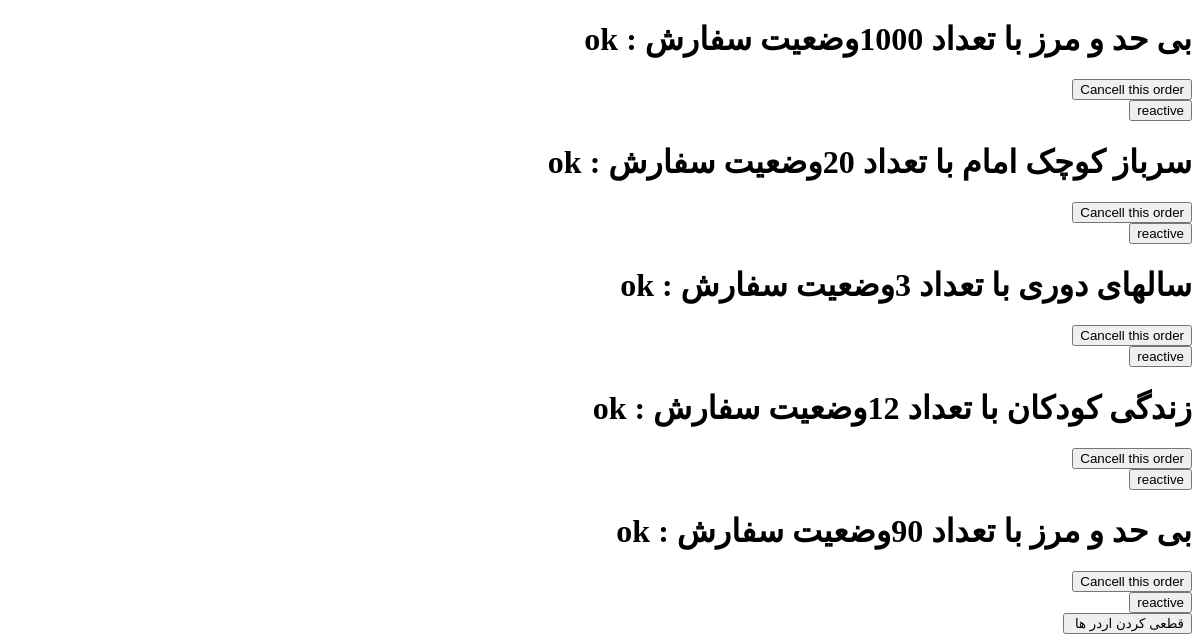
/show-basket (signed in, lower part), run on an earlier commit of the app's database.
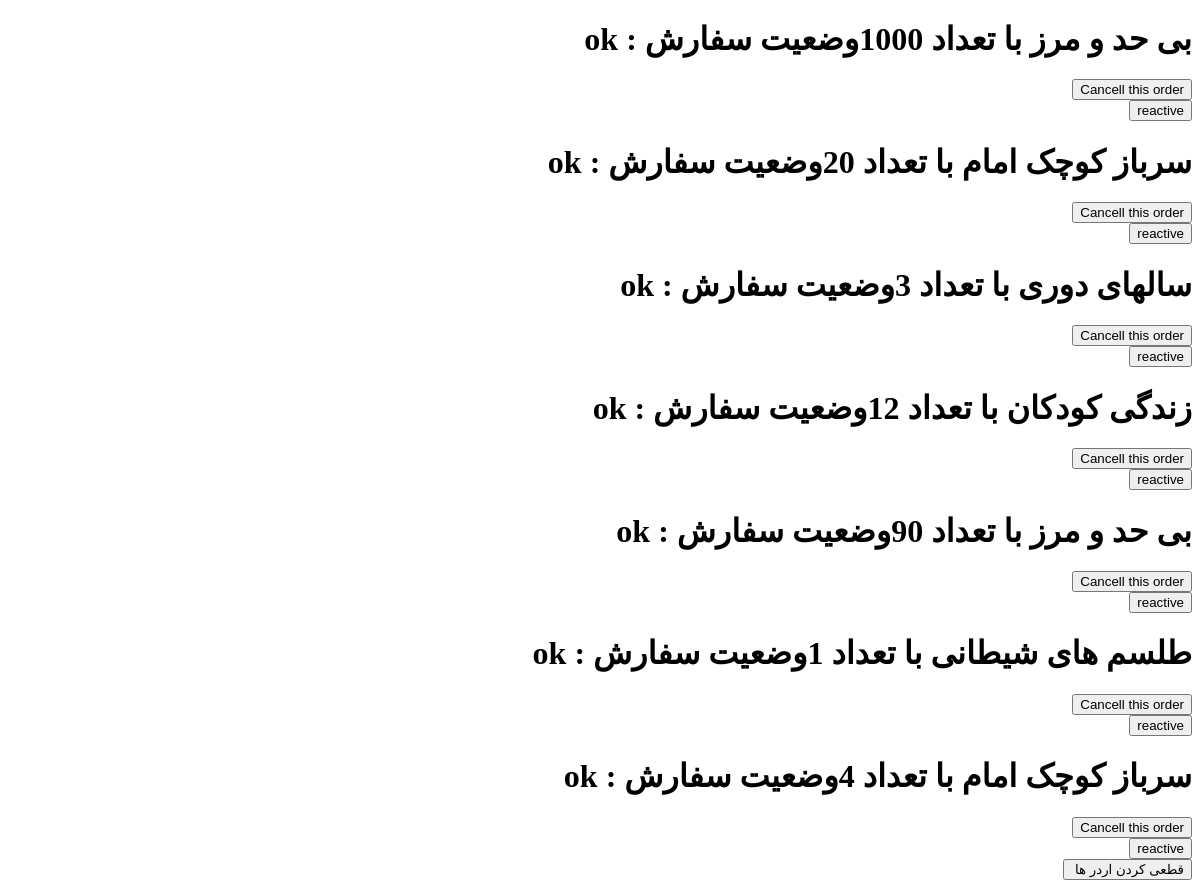
And on a later commit of the database.
### BascektShop/models.py (models this page shows)
class ShoppingBasket(models.Model):
    user = models.ForeignKey(User, on_delete=models.PROTECT)
    item = models.ForeignKey(Book, on_delete=models.PROTECT)
    date = models.DateTimeField()
    count = models.IntegerField()
    basket = models.ForeignKey(FinalBasket, models.PROTECT, null=True)
    state_choices = [
        ('ok', 'خرید نهایی شده '),
        ('pending', 'در انتظار پرداخت'),
        ('cancelled', 'انصراف از خرید')
    ]
    status = models.CharField(
        max_length=15,
        choices=state_choices,
        default='pending'
    )

### book/models.py (models this page shows)
class Book(models.Model):
    name = models.CharField(max_length=200)
    pages = models.CharField(max_length=200)
    author = models.ForeignKey(Author, on_delete=models.CASCADE)
    price = models.IntegerField()
    cat = models.ForeignKey(Category, on_delete=models.CASCADE, null=True)
    img = models.ImageField(upload_to='images/', null=True)
    publisher = models.ForeignKey(Publisher, on_delete=models.PROTECT, null=True)
    def __str__(self):
        return self.name

### BascektShop/views.py (the view)
# urls.py: path('show-basket', ShowBasket.as_view(), name='show-basket'),
class ShowBasket(View):
    def get(self, request):
        user_id = request.user
        qs = ShoppingBasket.objects.filter(user_id=user_id)
        ctx = {"data": qs}
        return render(request, 'Basket.html', ctx)

### templates/Basket.html (shortened to what this page needs)
<!DOCTYPE html>
<html lang="en" xmlns="http://www.w3.org/1999/html">
<head>
</head>
<body dir="rtl">
    {%for elm in data%}
       <h1>{{elm.item}} با تعداد {{elm.count}}وضعیت سفارش : {{ elm.status }}</h1>
        <form action="{% url 'cancellorder' %}" method="GET">
            <input type='submit' value="Cancell this order"></input>
        </form>
        <form action="{% url 'reactiveorder' %}" method="GET">
            <input type='submit' value="reactive"></input>
        </form>
    {% endfor %}
<form action="{% url 'pay' %}" method="GET">
    <input type='submit' value="قطعی کردن اردر ها "></input>
</form>
</body>
</html>

What changed in the data, as far as the page shows it:
added ShoppingBasket: item "طلسم های شیطانی", count "1", status "ok"
added ShoppingBasket: item "سرباز کوچک امام", count "4", status "ok"
